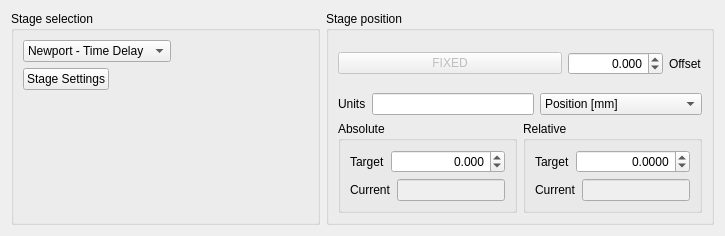
<?xml version="1.0" encoding="UTF-8"?>
<ui version="4.0">
 <class>stageControl</class>
 <widget class="QWidget" name="stageControl">
  <property name="geometry">
   <rect>
    <x>0</x>
    <y>0</y>
    <width>725</width>
    <height>236</height>
   </rect>
  </property>
  <property name="sizePolicy">
   <sizepolicy hsizetype="Preferred" vsizetype="Maximum">
    <horstretch>0</horstretch>
    <verstretch>0</verstretch>
   </sizepolicy>
  </property>
  <property name="windowTitle">
   <string>Form</string>
  </property>
  <layout class="QHBoxLayout" name="horizontalLayout_5">
   <item>
    <widget class="QGroupBox" name="groupBox">
     <property name="title">
      <string>Stage selection</string>
     </property>
     <layout class="QVBoxLayout" name="verticalLayout">
      <item>
       <widget class="QComboBox" name="cBox_stageSelection">
        <property name="sizePolicy">
         <sizepolicy hsizetype="Maximum" vsizetype="Fixed">
          <horstretch>0</horstretch>
          <verstretch>0</verstretch>
         </sizepolicy>
        </property>
        <item>
         <property name="text">
          <string>Newport - Time Delay</string>
         </property>
        </item>
        <item>
         <property name="text">
          <string>ThorLabs - Rotation</string>
         </property>
        </item>
       </widget>
      </item>
      <item>
       <widget class="QPushButton" name="pushButton_stageSettings">
        <property name="sizePolicy">
         <sizepolicy hsizetype="Maximum" vsizetype="Fixed">
          <horstretch>0</horstretch>
          <verstretch>0</verstretch>
         </sizepolicy>
        </property>
        <property name="text">
         <string>Stage Settings</string>
        </property>
       </widget>
      </item>
      <item>
       <spacer name="verticalSpacer">
        <property name="orientation">
         <enum>Qt::Vertical</enum>
        </property>
        <property name="sizeType">
         <enum>QSizePolicy::MinimumExpanding</enum>
        </property>
        <property name="sizeHint" stdset="0">
         <size>
          <width>120</width>
          <height>50</height>
         </size>
        </property>
       </spacer>
      </item>
     </layout>
    </widget>
   </item>
   <item>
    <widget class="QGroupBox" name="groupBox_2">
     <property name="title">
      <string>Stage position</string>
     </property>
     <layout class="QVBoxLayout" name="verticalLayout_6">
      <item>
       <layout class="QHBoxLayout" name="horizontalLayout">
        <item>
         <widget class="QPushButton" name="stop_pushButton">
          <property name="enabled">
           <bool>false</bool>
          </property>
          <property name="text">
           <string>FIXED</string>
          </property>
         </widget>
        </item>
        <item>
         <widget class="QDoubleSpinBox" name="offset_spinBox">
          <property name="sizePolicy">
           <sizepolicy hsizetype="Maximum" vsizetype="Maximum">
            <horstretch>0</horstretch>
            <verstretch>0</verstretch>
           </sizepolicy>
          </property>
          <property name="wrapping">
           <bool>false</bool>
          </property>
          <property name="alignment">
           <set>Qt::AlignRight|Qt::AlignTrailing|Qt::AlignVCenter</set>
          </property>
          <property name="suffix">
           <string/>
          </property>
          <property name="decimals">
           <number>3</number>
          </property>
          <property name="minimum">
           <double>-1000000.000000000000000</double>
          </property>
          <property name="maximum">
           <double>1000000.000000000000000</double>
          </property>
          <property name="value">
           <double>0.000000000000000</double>
          </property>
         </widget>
        </item>
        <item>
         <widget class="QLabel" name="label_t0">
          <property name="sizePolicy">
           <sizepolicy hsizetype="Maximum" vsizetype="Preferred">
            <horstretch>0</horstretch>
            <verstretch>0</verstretch>
           </sizepolicy>
          </property>
          <property name="text">
           <string>Offset</string>
          </property>
         </widget>
        </item>
       </layout>
      </item>
      <item>
       <layout class="QHBoxLayout" name="horizontalLayout_2">
        <item>
         <widget class="QLabel" name="label_4">
          <property name="sizePolicy">
           <sizepolicy hsizetype="Maximum" vsizetype="Maximum">
            <horstretch>0</horstretch>
            <verstretch>0</verstretch>
           </sizepolicy>
          </property>
          <property name="text">
           <string>Units</string>
          </property>
         </widget>
        </item>
        <item>
         <widget class="QLineEdit" name="conversionFactor_lineEdit">
          <property name="enabled">
           <bool>true</bool>
          </property>
          <property name="sizePolicy">
           <sizepolicy hsizetype="Preferred" vsizetype="Fixed">
            <horstretch>0</horstretch>
            <verstretch>0</verstretch>
           </sizepolicy>
          </property>
          <property name="text">
           <string/>
          </property>
          <property name="alignment">
           <set>Qt::AlignHCenter|Qt::AlignTop</set>
          </property>
          <property name="readOnly">
           <bool>true</bool>
          </property>
         </widget>
        </item>
        <item>
         <widget class="QComboBox" name="cBox_stageMode">
          <property name="currentIndex">
           <number>1</number>
          </property>
          <item>
           <property name="text">
            <string>Custom</string>
           </property>
          </item>
          <item>
           <property name="text">
            <string>Position [mm]</string>
           </property>
          </item>
          <item>
           <property name="text">
            <string>Time - Single Pass [ps]</string>
           </property>
          </item>
          <item>
           <property name="text">
            <string>Time - Single Pass [fs]</string>
           </property>
          </item>
          <item>
           <property name="text">
            <string>Index [no units]</string>
           </property>
          </item>
         </widget>
        </item>
       </layout>
      </item>
      <item>
       <layout class="QHBoxLayout" name="horizontalLayout_4">
        <item>
         <widget class="QGroupBox" name="groupBox_3">
          <property name="title">
           <string>Absolute</string>
          </property>
          <layout class="QVBoxLayout" name="verticalLayout_4">
           <item>
            <layout class="QHBoxLayout" name="horizontalLayout_3">
             <item>
              <widget class="QLabel" name="label_t0_3">
               <property name="sizePolicy">
                <sizepolicy hsizetype="Maximum" vsizetype="Preferred">
                 <horstretch>0</horstretch>
                 <verstretch>0</verstretch>
                </sizepolicy>
               </property>
               <property name="text">
                <string>Target</string>
               </property>
              </widget>
             </item>
             <item>
              <widget class="QDoubleSpinBox" name="targetAbsolute_spinBox">
               <property name="sizePolicy">
                <sizepolicy hsizetype="Minimum" vsizetype="Maximum">
                 <horstretch>0</horstretch>
                 <verstretch>0</verstretch>
                </sizepolicy>
               </property>
               <property name="wrapping">
                <bool>false</bool>
               </property>
               <property name="alignment">
                <set>Qt::AlignRight|Qt::AlignTrailing|Qt::AlignVCenter</set>
               </property>
               <property name="keyboardTracking">
                <bool>false</bool>
               </property>
               <property name="suffix">
                <string/>
               </property>
               <property name="decimals">
                <number>3</number>
               </property>
               <property name="minimum">
                <double>-1000000.000000000000000</double>
               </property>
               <property name="maximum">
                <double>10000000.000000000000000</double>
               </property>
              </widget>
             </item>
            </layout>
           </item>
           <item>
            <layout class="QHBoxLayout" name="horizontalLayout_7">
             <item>
              <widget class="QLabel" name="label_2">
               <property name="sizePolicy">
                <sizepolicy hsizetype="Maximum" vsizetype="Maximum">
                 <horstretch>0</horstretch>
                 <verstretch>0</verstretch>
                </sizepolicy>
               </property>
               <property name="text">
                <string>Current</string>
               </property>
              </widget>
             </item>
             <item>
              <widget class="QLineEdit" name="currentAbsolute_lineEdit">
               <property name="enabled">
                <bool>false</bool>
               </property>
               <property name="sizePolicy">
                <sizepolicy hsizetype="Minimum" vsizetype="Fixed">
                 <horstretch>0</horstretch>
                 <verstretch>0</verstretch>
                </sizepolicy>
               </property>
               <property name="text">
                <string/>
               </property>
               <property name="alignment">
                <set>Qt::AlignHCenter|Qt::AlignTop</set>
               </property>
              </widget>
             </item>
            </layout>
           </item>
          </layout>
         </widget>
        </item>
        <item>
         <widget class="QGroupBox" name="groupBox_4">
          <property name="title">
           <string>Relative</string>
          </property>
          <layout class="QVBoxLayout" name="verticalLayout_5">
           <item>
            <layout class="QHBoxLayout" name="horizontalLayout_8">
             <item>
              <widget class="QLabel" name="label_t0_4">
               <property name="sizePolicy">
                <sizepolicy hsizetype="Maximum" vsizetype="Preferred">
                 <horstretch>0</horstretch>
                 <verstretch>0</verstretch>
                </sizepolicy>
               </property>
               <property name="text">
                <string>Target</string>
               </property>
              </widget>
             </item>
             <item>
              <widget class="QDoubleSpinBox" name="targetRelative_spinBox">
               <property name="sizePolicy">
                <sizepolicy hsizetype="Minimum" vsizetype="Maximum">
                 <horstretch>0</horstretch>
                 <verstretch>0</verstretch>
                </sizepolicy>
               </property>
               <property name="wrapping">
                <bool>false</bool>
               </property>
               <property name="alignment">
                <set>Qt::AlignRight|Qt::AlignTrailing|Qt::AlignVCenter</set>
               </property>
               <property name="keyboardTracking">
                <bool>false</bool>
               </property>
               <property name="showGroupSeparator" stdset="0">
                <bool>false</bool>
               </property>
               <property name="suffix">
                <string/>
               </property>
               <property name="decimals">
                <number>4</number>
               </property>
               <property name="minimum">
                <double>-10000000000.000000000000000</double>
               </property>
               <property name="maximum">
                <double>100000000000.000000000000000</double>
               </property>
              </widget>
             </item>
            </layout>
           </item>
           <item>
            <layout class="QHBoxLayout" name="horizontalLayout_9">
             <item>
              <widget class="QLabel" name="label_3">
               <property name="sizePolicy">
                <sizepolicy hsizetype="Maximum" vsizetype="Maximum">
                 <horstretch>0</horstretch>
                 <verstretch>0</verstretch>
                </sizepolicy>
               </property>
               <property name="text">
                <string>Current</string>
               </property>
              </widget>
             </item>
             <item>
              <widget class="QLineEdit" name="currentRelative_lineEdit">
               <property name="enabled">
                <bool>false</bool>
               </property>
               <property name="sizePolicy">
                <sizepolicy hsizetype="Minimum" vsizetype="Fixed">
                 <horstretch>0</horstretch>
                 <verstretch>0</verstretch>
                </sizepolicy>
               </property>
               <property name="text">
                <string/>
               </property>
               <property name="alignment">
                <set>Qt::AlignHCenter|Qt::AlignTop</set>
               </property>
              </widget>
             </item>
            </layout>
           </item>
          </layout>
         </widget>
        </item>
       </layout>
      </item>
     </layout>
    </widget>
   </item>
  </layout>
 </widget>
 <resources/>
 <connections/>
</ui>
